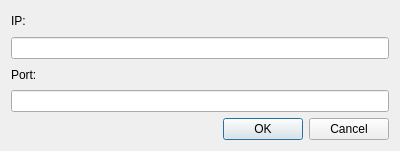
<?xml version="1.0" encoding="UTF-8"?>
<ui version="4.0">
 <class>ServerTokens</class>
 <widget class="QDialog" name="ServerTokens">
  <property name="geometry">
   <rect>
    <x>0</x>
    <y>0</y>
    <width>400</width>
    <height>151</height>
   </rect>
  </property>
  <property name="windowTitle">
   <string>Server tokens</string>
  </property>
  <property name="windowIcon">
   <iconset>
    <normaloff>:/icons/icon.ico</normaloff>:/icons/icon.ico</iconset>
  </property>
  <layout class="QVBoxLayout" name="verticalLayout">
   <item>
    <widget class="QLabel" name="label_1">
     <property name="text">
      <string>IP:</string>
     </property>
    </widget>
   </item>
   <item>
    <widget class="QLineEdit" name="ip_input">
     <property name="echoMode">
      <enum>QLineEdit::Normal</enum>
     </property>
    </widget>
   </item>
   <item>
    <widget class="QLabel" name="label_2">
     <property name="text">
      <string>Port:</string>
     </property>
    </widget>
   </item>
   <item>
    <widget class="QLineEdit" name="port_input">
     <property name="echoMode">
      <enum>QLineEdit::Normal</enum>
     </property>
    </widget>
   </item>
   <item>
    <widget class="QDialogButtonBox" name="buttonBox">
     <property name="orientation">
      <enum>Qt::Horizontal</enum>
     </property>
     <property name="standardButtons">
      <set>QDialogButtonBox::Cancel|QDialogButtonBox::Ok</set>
     </property>
    </widget>
   </item>
  </layout>
 </widget>
 <resources/>
 <connections>
  <connection>
   <sender>buttonBox</sender>
   <signal>accepted()</signal>
   <receiver>ServerTokens</receiver>
   <slot>accept()</slot>
   <hints>
    <hint type="sourcelabel">
     <x>227</x>
     <y>131</y>
    </hint>
    <hint type="destinationlabel">
     <x>157</x>
     <y>150</y>
    </hint>
   </hints>
  </connection>
  <connection>
   <sender>buttonBox</sender>
   <signal>rejected()</signal>
   <receiver>ServerTokens</receiver>
   <slot>reject()</slot>
   <hints>
    <hint type="sourcelabel">
     <x>295</x>
     <y>137</y>
    </hint>
    <hint type="destinationlabel">
     <x>286</x>
     <y>150</y>
    </hint>
   </hints>
  </connection>
 </connections>
</ui>
